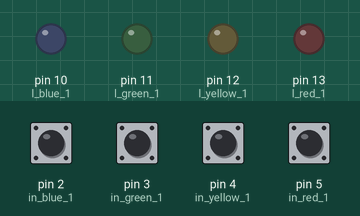
This sketch was run on a simulated Arduino Uno, built with avr-gcc and run on an emulated ATmega328P. On the bench: output pins drawn as LEDs (lit = HIGH). The test bench sets the inputs (shaded band); at power-on: pin 2 (in_blue_1), pin 3 (in_green_1), pin 4 (in_yellow_1), pin 5 (in_red_1) HIGH. What the sketch prints to the serial monitor is not drawn.

Above: at 1.2 s.
1.3 s: pin 2 (in_blue_1) pulled LOW for 0.15 s
At 1.37 s:
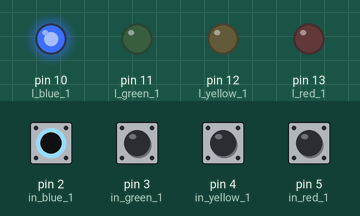
2.9 s: pin 3 (in_green_1) pulled LOW for 0.15 s
At 2.97 s:
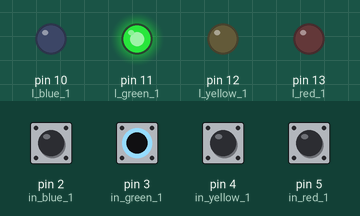
4.5 s: pin 4 (in_yellow_1) pulled LOW for 0.15 s
At 4.57 s:
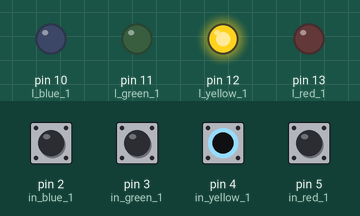
6.1 s: pin 5 (in_red_1) pulled LOW for 0.15 s
At 6.17 s:
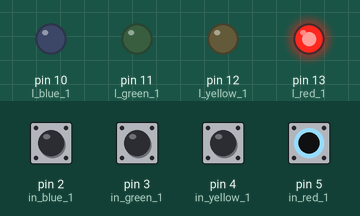
7.7 s: pin 2 (in_blue_1) driven LOW and pin 3 (in_green_1) driven LOW
At 8.8 s:
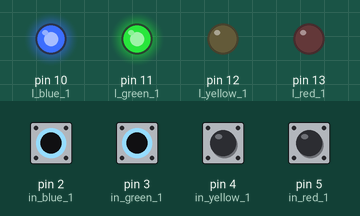
9.2 s: pin 4 (in_yellow_1) pulled LOW for 1 s
At 10.0 s:
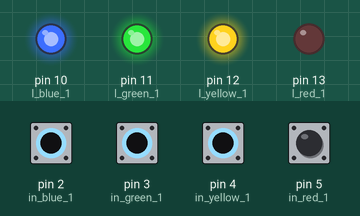
Timing chart, 0 to 12.2 s (numbered marks = the images above; inputs shaded):
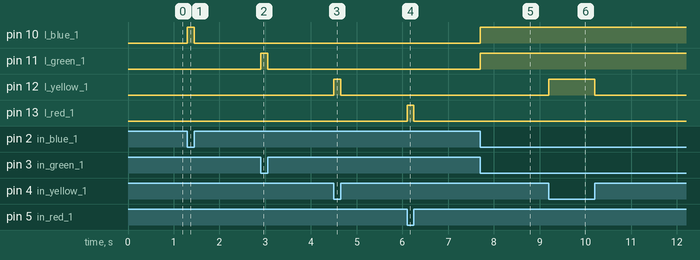

Measured:
- after the input at 1.3 s, pin 10 (l_blue_1): LOW → HIGH at once, → LOW 0.15 s later
- after the input at 2.9 s, pin 11 (l_green_1): LOW → HIGH at once, → LOW 0.15 s later
- after the input at 4.5 s, pin 12 (l_yellow_1): LOW → HIGH at once, → LOW 0.15 s later
- after the input at 6.1 s, pin 13 (l_red_1): LOW → HIGH at once, → LOW 0.15 s later
- after the input at 7.7 s, pin 10 (l_blue_1), pin 11 (l_green_1): LOW → HIGH at once
- after the input at 9.2 s, pin 12 (l_yellow_1): LOW → HIGH at once, → LOW 1.0 s later

The sketch:

button_test.ino
```cpp
// BLUE 01
const int l_blue_1 = 10;
const int in_blue_1 = 2;

// GREEN 01
const int l_green_1 = 11;
const int in_green_1 = 3;

// YELLOW 01
const int l_yellow_1 = 12;
const int in_yellow_1 = 4;

// RED 01
const int l_red_1 = 13;
const int in_red_1 = 5;

// init buttons
int b_blue_1 = 0;
int b_green_1 = 0;
int b_yellow_1 = 0;
int b_red_1 = 0;


void setup() {

  pinMode(l_blue_1, OUTPUT);
  pinMode(in_blue_1, INPUT_PULLUP);
  pinMode(l_green_1, OUTPUT);
  pinMode(in_green_1, INPUT_PULLUP);
  pinMode(l_yellow_1, OUTPUT);
  pinMode(in_yellow_1, INPUT_PULLUP);
  pinMode(l_red_1, OUTPUT);
  pinMode(in_red_1, INPUT_PULLUP);

  Serial.begin(115200);         // Start the Serial communication to send messages to the computer

  Serial.print("Pistacchio 01 Started");
}

// the loop function runs over and over again forever
void loop() {

  // BLUE 01
  b_blue_1 = digitalRead(in_blue_1);
  if (b_blue_1 == LOW) {
    // turn LED on:
    digitalWrite(l_blue_1, HIGH);
    Serial.println("b_blue pressed");
  } else {
    // turn LED off:
    digitalWrite(l_blue_1, LOW);
  }

  // GREEN 01
  b_green_1 = digitalRead(in_green_1);

  if (b_green_1 == LOW) {
    // turn LED on:
    digitalWrite(l_green_1, HIGH);
    Serial.println("b_green pressed");
  } else {
    // turn LED off:
    digitalWrite(l_green_1, LOW);
  }

  // YELLOW 01
  b_yellow_1 = digitalRead(in_yellow_1);

  if (b_yellow_1 == LOW) {
    // turn LED on:
    digitalWrite(l_yellow_1, HIGH);
    Serial.println("b_yellow pressed");
  } else {
    // turn LED off:
    digitalWrite(l_yellow_1, LOW);
  }

  // RED 01
  b_red_1 = digitalRead(in_red_1);

  if (b_red_1 == LOW) {
    // turn LED on:
    digitalWrite(l_red_1, HIGH);
    Serial.println("b_red pressed");
  } else {
    // turn LED off:
    digitalWrite(l_red_1, LOW);
  }
}
```
